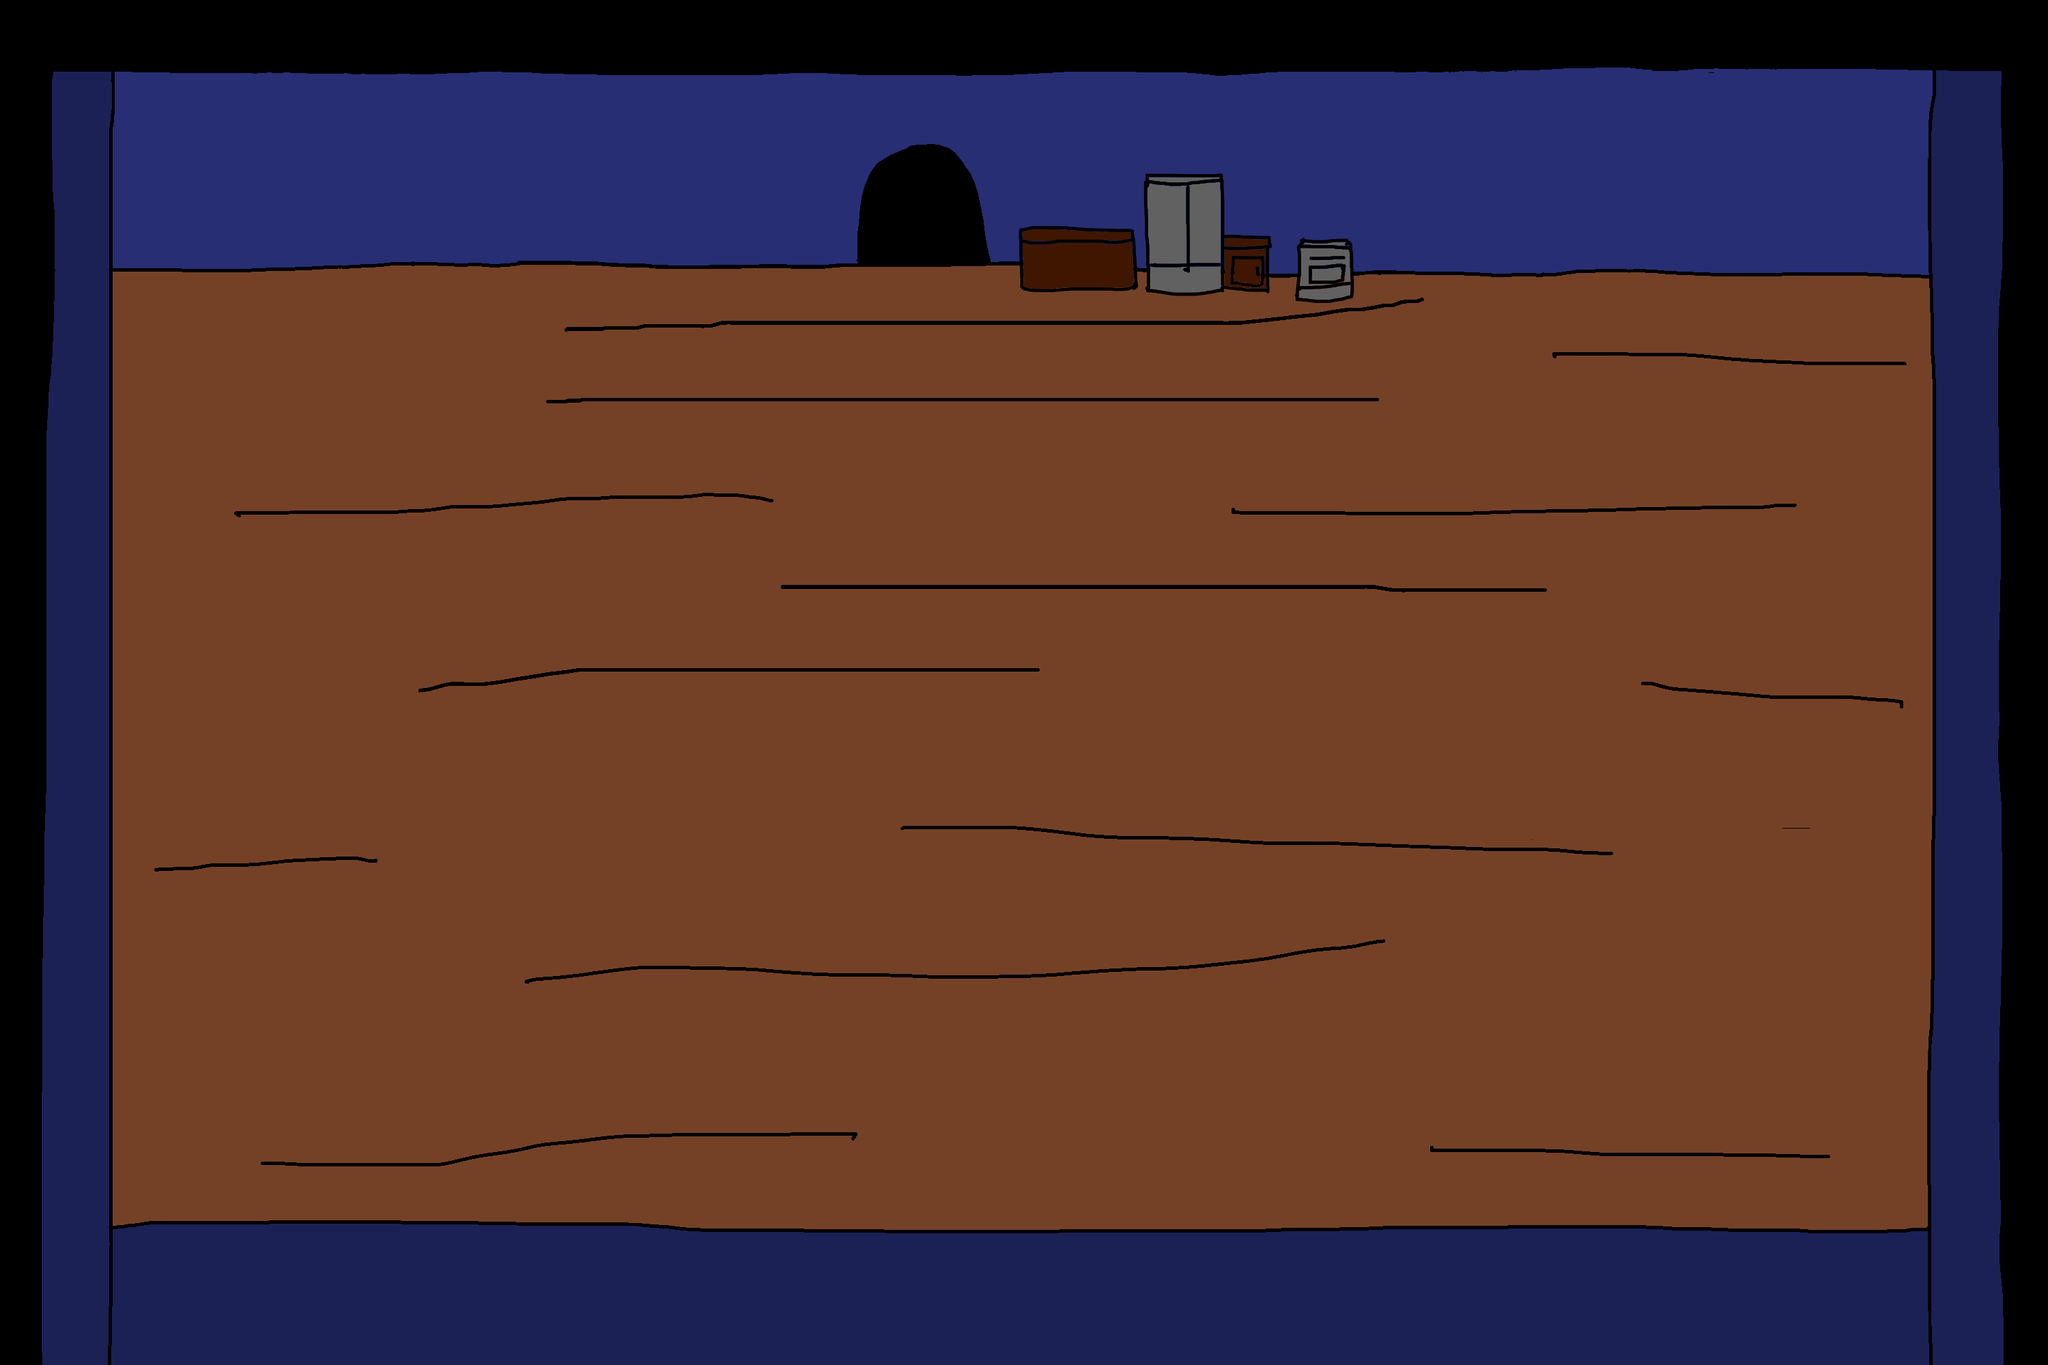

A level layout from a 2D game, rendered from its tile map. Below: a short description, then the map file with its tile-grid data intact:
An orthogonal 1x1 tile map with 3000x2000 px tiles, 1 tile layer (Tile Layer 1) and 8 objects.

<map version="1.10" tiledversion="1.10.2" orientation="orthogonal" renderorder="right-down" width="1" height="1" tilewidth="3000" tileheight="2000" infinite="0" nextlayerid="3" nextobjectid="9">
 <tileset firstgid="1" source="background.tsx" />
 <layer id="1" name="Tile Layer 1" width="1" height="1">
  <data encoding="csv">
1
</data>
 </layer>
 <objectgroup id="2" name="Collision">
  <object id="1" x="74.6365" y="97.7995" width="2933.99" height="290.825" />
  <object id="2" x="1492.73" y="332.004" width="167.289" height="92.6522" />
  <object id="3" x="1680.61" y="259.941" width="102.947" height="164.715" />
  <object id="4" x="1791.28" y="350.019" width="69.4891" height="72.0628" />
  <object id="5" x="1901.94" y="352.593" width="74.6365" height="82.3575" />
  <object id="6" x="59.1944" y="100.373" width="105.521" height="1901.94" />
  <object id="7" x="54.0471" y="1799" width="2892.81" height="193.025" />
  <object id="8" x="2831.04" y="100.373" width="102.947" height="1883.93" />
 </objectgroup>
</map>
